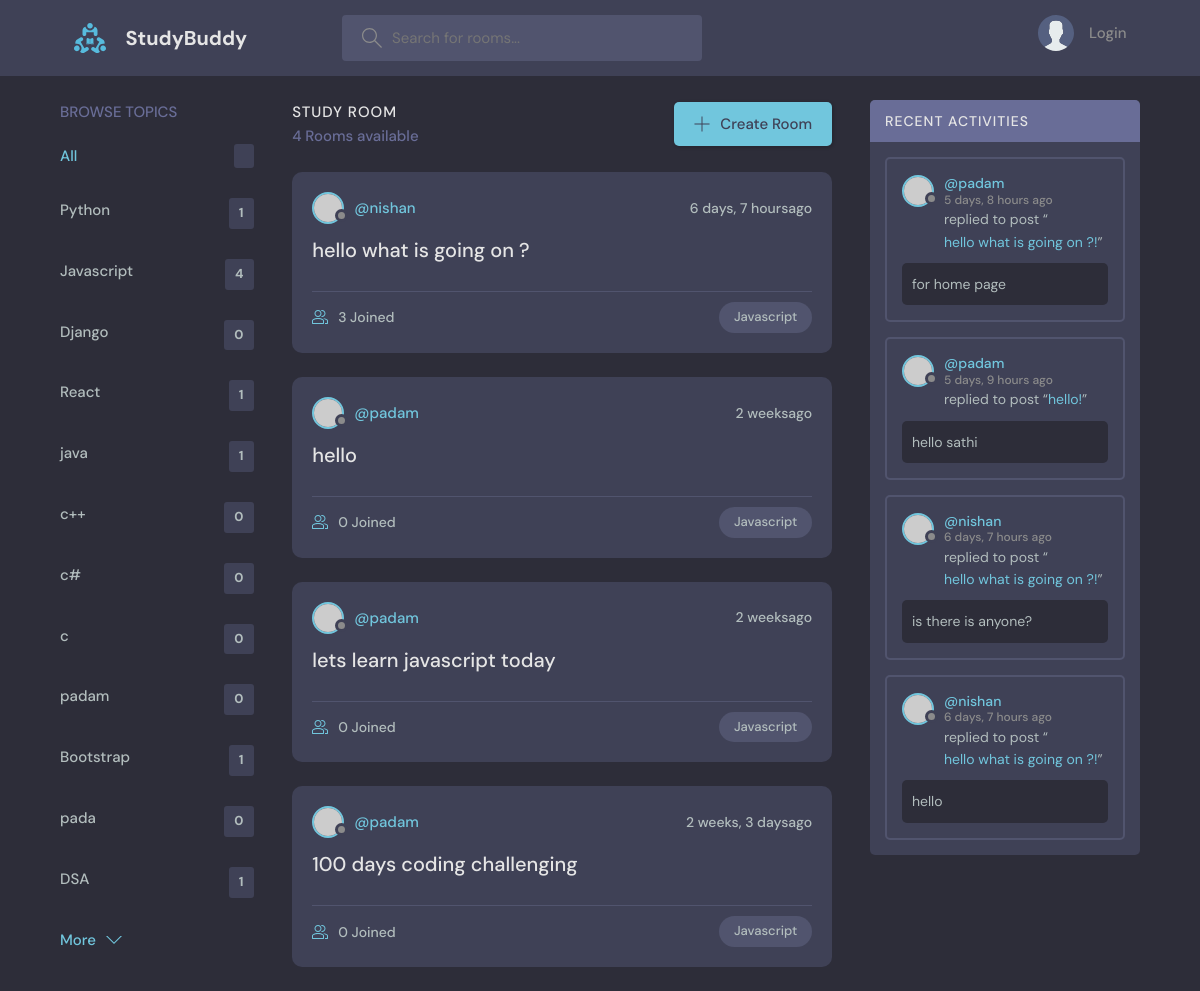
/?q=Javascript, run on the app's committed database.
### base/models.py (models this page shows, shortened)
class Topic(models.Model):
    name = models.CharField(max_length=200)

class Room(models.Model):
    host = models.ForeignKey(User,on_delete = models.SET_NULL,null = True)
    topic = models.ForeignKey(Topic,on_delete = models.SET_NULL,null = True)
    name = models.CharField(max_length=200)
    description = models.TextField(null= True,blank = True) #null= true or black= true -- means it cannot be null and black
    participants = models.ManyToManyField(User,related_name='participants' ,blank=True)
    updated = models.DateTimeField(auto_now = True)#it take timestamp everytime whenever updated
    created = models.DateTimeField(auto_now_add = True) #it takes timestapm at the beginning only
    class Meta:
        ordering = ['-updated','-created'] # (-) will make the ordering of lettest item at beginning
    def __str__(self):
        return self.name

class Message(models.Model):
    user = models.ForeignKey(User,on_delete = models.CASCADE)
    room = models.ForeignKey(Room,on_delete=models.CASCADE) #0n_delete= models.CASCADE =>means all the child messages will be deleted
    body= models.TextField()
    updated = models.DateField(auto_now = True)
    created = models.DateTimeField(auto_now_add = True)
    class Meta:
        ordering = ['-updated','-created']

### base/views.py (the view)
# urls.py: path('',views.home,name="home"),
def home(request):
    q = request.GET.get('q') if request.GET.get('q') != None else ''
    rooms = Room.objects.filter(
        Q(topic__name__icontains = q) |
        Q(name__icontains = q) |
        Q(description__icontains = q)
        )
    rooms_count = rooms.count()
    topics = Topic.objects.all()
    room_messages = Message.objects.filter(Q(room__topic__name__icontains = q))
    context = {
        'rooms':rooms,
        'topic':topics,
        'room_count':rooms_count,
        'room_message':room_messages
               }
    return render(request,'base/home.html',context)

### base/templates/base/home.html (shortened to what this page needs)
    {% extends 'main.html' %}
    {% block content %}
    <main class="layout layout--3">
      <div class="container">
        {% include 'base/topics_components.html' %}
        <div class="roomList">
          <div class="roomList__header">
            <div>
              <h2>Study Room</h2>
              <p>{{room_count}} Rooms available</p>
            </div>
            <a class="btn btn--main" href="{% url 'create-room' %}">
              <svg version="1.1" xmlns="http://www.w3.org/2000/svg" width="32" height="32" viewBox="0 0 32 32">
                <title>add</title>
                <path
                  d="M16.943 0.943h-1.885v14.115h-14.115v1.885h14.115v14.115h1.885v-14.115h14.115v-1.885h-14.115v-14.115z"
                ></path>
              </svg>
              Create Room
            </a>
          </div>
         {% include 'base/feed_components.html' %}
        </div>
        {% include 'base/activity_components.html' %}
      </div>
    </main>
{% endblock content %}

### base/templates/base/topics_components.html
<div class="topics">
    <div class="topics__header">
      <h2>Browse Topics</h2>
    </div>
    <ul class="topics__list">
      <li>
        <a href="{% url 'home' %}" class="active">All <span>{{topics.count}}</span></a>
      </li>
      {% for topics in topic %}
      <li>
        <a href="{% url 'home' %}?q={{topics.name}}">{{topics.name}} <span>{{topics.room_set.all.count}}</span></a>
      </li>
      {% endfor %}
    </ul>
    <a class="btn btn--link" href="topics.html">
      More
      <svg version="1.1" xmlns="http://www.w3.org/2000/svg" width="32" height="32" viewBox="0 0 32 32">
        <title>chevron-down</title>
        <path d="M16 21l-13-13h-3l16 16 16-16h-3l-13 13z"></path>
      </svg>
    </a>
  </div>

### base/templates/base/feed_components.html (shortened to what this page needs)
{% for i in rooms %}
<div class="roomListRoom">
    <div class="roomListRoom__header">
      <a href="{% url 'userProfile' i.host.id %}" class="roomListRoom__author">
        <div class="avatar avatar--small">
          <img src="https://randomuser.me/api/portraits/women/11.jpg" />
        </div>
        <span>@{{i.host.username}}</span>
      </a>
      <div class="roomListRoom__actions">
        <span>{{i.created |timesince}}ago</span>
      </div>
    </div>
    <div class="roomListRoom__content">
      <a href="{%  url 'room' i.id %}">{{i.name}}</a>
    </div>
    <div class="roomListRoom__meta">
      <a href="{%  url 'room' i.id %}" class="roomListRoom__joined">
        {{i.participants.all.count}} Joined
      </a>
      <p class="roomListRoom__topic">{{i.topic.name}}</p>
    </div>
  </div>
{% endfor %}

### base/templates/base/activity_components.html (shortened to what this page needs)
<div class="activities">
    <div class="activities__header">
      <h2>Recent Activities</h2>
    </div>
    {% for message in room_message %}
    <div class="activities__box">
      <div class="activities__boxHeader roomListRoom__header">
        <a href=" {% url 'userProfile' message.user.id %}" class="roomListRoom__author">
          <div class="avatar avatar--small">
            <img src="https://randomuser.me/api/portraits/women/11.jpg" />
          </div>
          <p>
            @{{message.user}}
            <span>{{message.created|timesince}} ago</span>
          </p>
        </a>
      </div>
      <div class="activities__boxContent">
        <p>replied to post “<a href="{% url 'room' message.room.id %}">{{message.room}}!</a>”</p>
        <div class="activities__boxRoomContent">
         {{message.body}}
        </div>
      </div>
    </div>
    {% endfor %}
  </div>

### data on the page
Topic: name "Python", room_set.all.count "1"
Topic: name "Javascript", room_set.all.count "4"
Topic: name "Django", room_set.all.count "0"
Topic: name "React", room_set.all.count "1"
Topic: name "java", room_set.all.count "1"
Topic: name "c++", room_set.all.count "0"
Topic: name "c#", room_set.all.count "0"
Topic: name "c", room_set.all.count "0"
Topic: name "padam", room_set.all.count "0"
Topic: name "Bootstrap", room_set.all.count "1"
Topic: name "pada", room_set.all.count "0"
Topic: name "DSA", room_set.all.count "1"
Room: host.username "nishan", created "6 days, 7 hours", name "hello what is going on ?", participants.all.count "3", topic.name "Javascript"
Room: host.username "padam", created "2 weeks", name "hello", participants.all.count "0", topic.name "Javascript"
Room: host.username "padam", created "2 weeks", name "lets learn javascript today", participants.all.count "0", topic.name "Javascript"
Room: host.username "padam", created "2 weeks, 3 days", name "100 days coding challenging", participants.all.count "0", topic.name "Javascript"
Message: user "padam", created "5 days, 8 hours", room "hello what is going on ?", body "for home page"
Message: user "padam", created "5 days, 9 hours", room "hello", body "hello sathi"
Message: user "nishan", created "6 days, 7 hours", room "hello what is going on ?", body "is there is anyone?"
Message: user "nishan", created "6 days, 7 hours", room "hello what is going on ?", body "hello"

### other printed values
{{ room_count }} "4"
